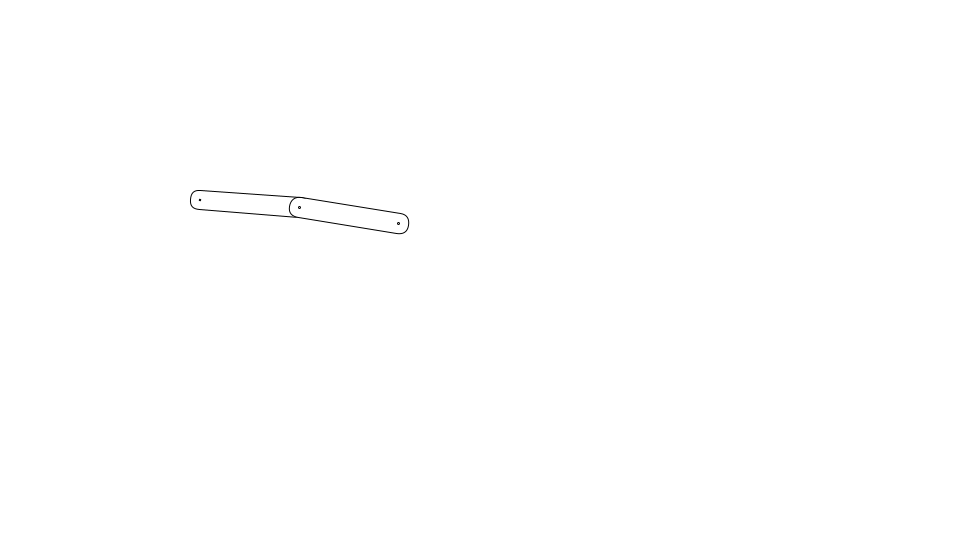
Frame 1 (no input)
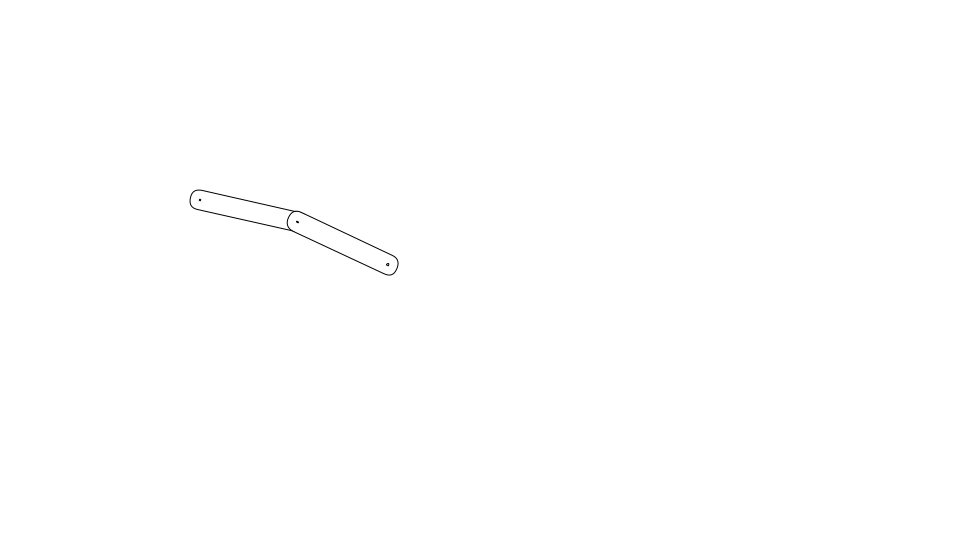
Frame 60 (the mouse pressed at the canvas centre just before this capture)
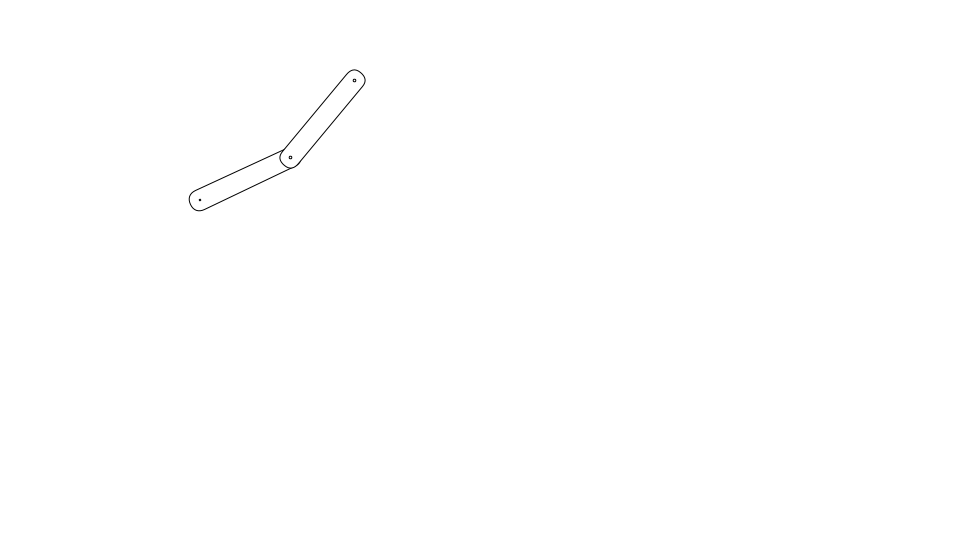
Frame 120 (the mouse held since frame 60 and released just before this capture)

The Processing sketch that drew these frames (run headless with seeded random() and noise(); from frame 60 on, the mouse is pressed at the canvas centre):

// Processing sketch: Walking1
// ── Walking1.pde
Segment segment0;
Segment segment1;
float cycle;

void setup() {
  size(960, 540);
  frameRate(30);
  initialize();
}

void initialize() {
  smooth();

  segment0 = new Segment(100, 20);
  segment0.x = 200;
  segment0.y = 200;
      
  segment1 = new Segment(100, 20);
  segment1.x = segment0.getPin().x;
  segment1.y = segment0.getPin().y;
}

void draw() {
  background(255);
  cycle += 0.05;
  float angle = sin(cycle) * 90;
  segment0.rotation = angle;
  segment1.rotation = segment0.rotation + angle;
  segment1.x = segment0.getPin().x;
  segment1.y = segment0.getPin().y;
 
  segment0.update();
  segment1.update(); 
}

////////////////////////////////

class Segment extends Sprite {
  float segmentWidth, segmentHeight;
  float vx, vy;
  
  Segment(float segmentWidth, float segmentHeight) {
    super();
    this.segmentWidth = segmentWidth;
    this.segmentHeight = segmentHeight;
  }
  
  void draw() {
    rect(-segmentHeight / 2,  -segmentHeight / 2, segmentWidth + segmentHeight, segmentHeight, segmentHeight, segmentHeight, segmentHeight, segmentHeight);
    ellipse(0, 0, 2, 2);
    ellipse(segmentWidth, 0, 2, 2);
  }
  
  Point getPin() {
    float angle = rotation * PI / 180;
    float xPos = x + cos(angle) * segmentWidth;
    float yPos = y + sin(angle) * segmentWidth;
    return new Point(xPos, yPos);  
  }
}

////////////////////////////////

class Sprite extends Object {
  float x, y;
  float scaleX, scaleY;
  float width, height;
  float rotation;
  boolean visible;
  color strokeColor;
  color fillColor;
  Boolean isStroke;
  Boolean isFill;
  Boolean isRollOver;
  Boolean locked;
  float xoff, yoff;
 
  Sprite() {
    super();
    scaleX = 1.0;
    scaleY = 1.0;
    strokeColor = color(0);
    fillColor = color(0);
    isStroke = false;
    isFill = false;
    isRollOver = false;
    locked = false;
    visible = true;
  }
  
  void update() {
    if(! visible) return;
    pushMatrix();
    if(locked){
      x = mouseX - xoff;
      y = mouseY - yoff;
    }  
    translate(x, y);
    scale(scaleX, scaleY);
    rotate(rotation * PI / 180.0);
    if(isStroke) stroke(strokeColor);
    if(isFill) fill(fillColor);
    draw();
    popMatrix();
  }
  
  void setStrokeColor(color strokeColor) {
    this.strokeColor = strokeColor;
    isStroke = true;
  }
  
  void setFillColor(color fillColor) {
    this.fillColor = fillColor;
    isFill = true;
  }
  
  void startDrag() {
    if(isRollOver){
      locked = true;
      xoff = mouseX - x;
      yoff = mouseY - y;
    }
  }
  
  void stopDrag() {
    locked = false;
  }
  
  void draw() {}
}

////////////////////////////////

class Point extends Object {
  float x, y;
  
  Point(float x, float y) {
    super();
    this.x = x;
    this.y = y;
  }
}

////////////////////////////////

class Object {
  Object() {}
}
